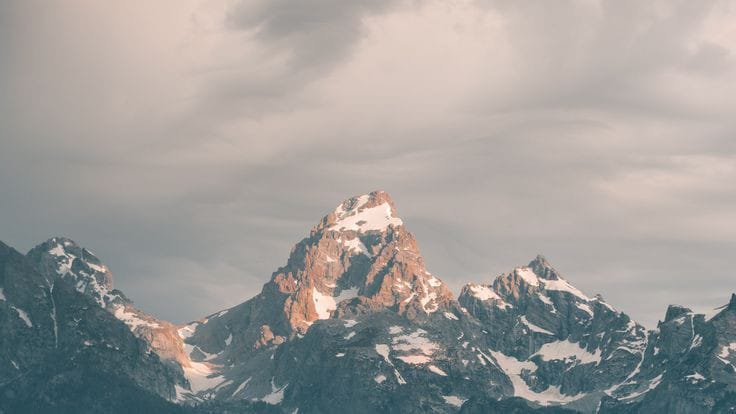
#> input picture bg.jpg, 736 x 414 px
$ jupyter execute Imageprocess.ipynb
#> lines starting #> are read from the running program, lines starting #| are printed output that depends on the picture
<a href="https://colab.research.google.com/github/sprihaanvi/ImageProcessing/blob/main/Imageprocess.ipynb" target="_parent"></a>

[cell 1]
from PIL import Image,ImageFilter

img = Image.open('./bg.jpg')
#> img is the input picture: PIL image 736x414 RGB; mean R, G, B 158.3, 156.2, 153.5
print(img.size)
#| (736, 414)
print(img.format)
#| JPEG
print(img.mode)
#| RGB

[cell 2]
filtered_img=img.filter(ImageFilter.BLUR)
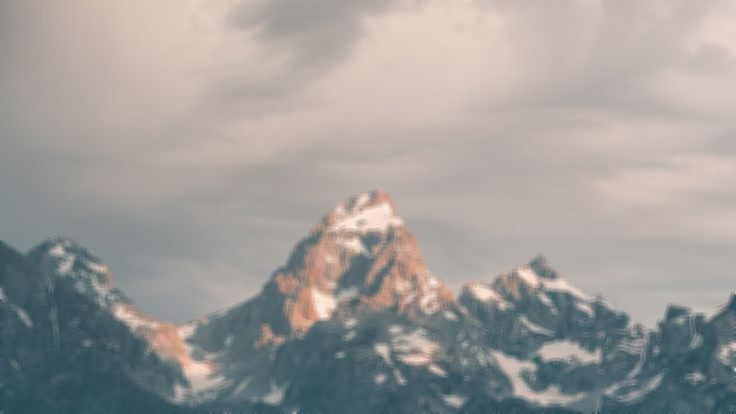
#> filtered_img: PIL image 736x414 RGB; mean R, G, B 158.3, 156.2, 153.5
filtered_img.save("blured.png",'png')
filtered_img.show()

[cell 3]
greyfil=img.convert('L')
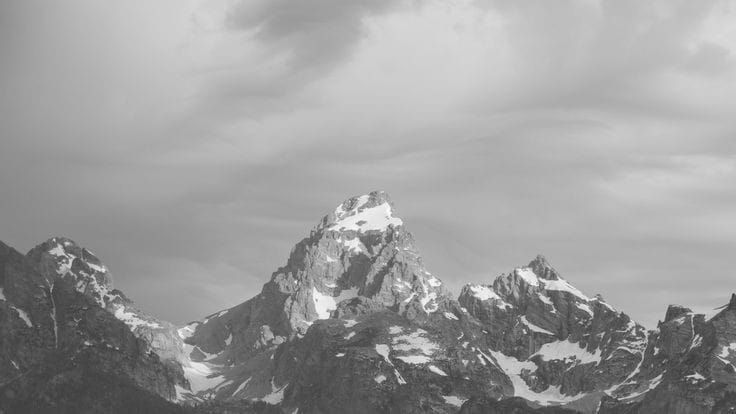
#> greyfil: PIL image 736x414 L; min 51, max 252, mean 156.5
greyfil.save("grey.png",'png')
greyfil.show()

[cell 4]
rotated=filtered_img.rotate(180)
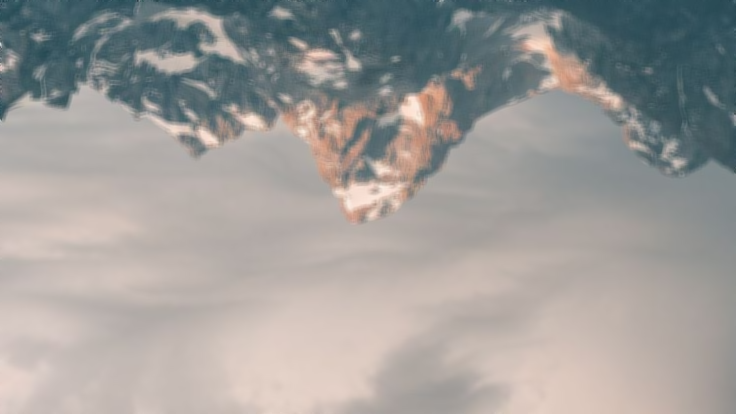
#> rotated: PIL image 736x414 RGB; mean R, G, B 158.3, 156.2, 153.5
rotated.save("rotate.png",'png')

[cell 5]
resized=filtered_img.resize((300,300))
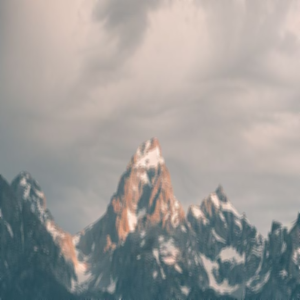
#> resized: PIL image 300x300 RGB; mean R, G, B 158.3, 156.2, 153.5
resized.save("resize.png",'png')

[cell 6]
box=(100,100,400,400)
region=filtered_img.crop(box)
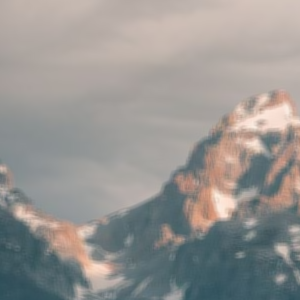
#> region: PIL image 300x300 RGB; mean R, G, B 150.7, 148.5, 145.7
region.save("cropped.png",'png')

[cell 7]
filtered_img.thumbnail((200,200))
#> filtered_img: PIL image 200x113 RGB
filtered_img.save('thumbail.jpg')
